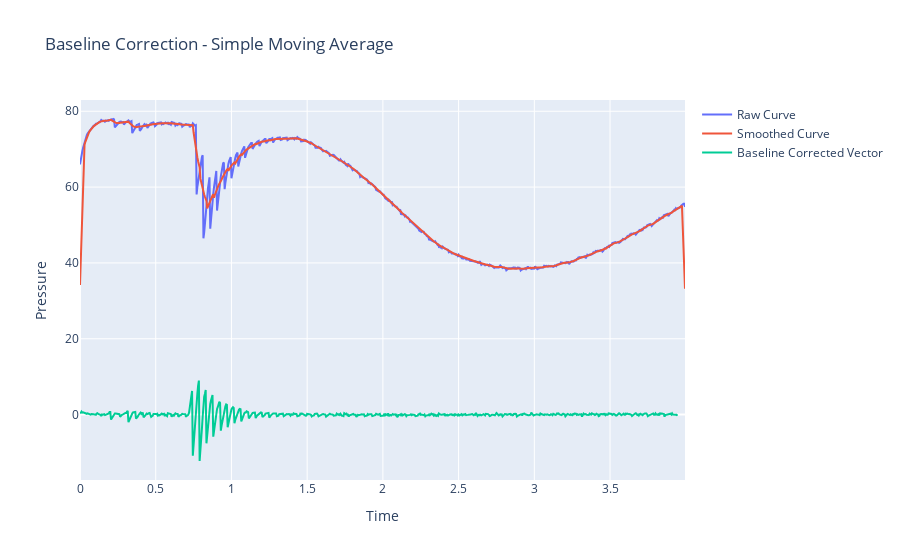

The notebook cell this image was saved under:
### Code cell
"""
1. Simple Moving Average
- smoothed version of the original signal, with each point replaced by the average of itself and its <window_size - 1> nearest neighbors
- this smoothed vector is then subtracted from the original pressure vector to obtain the baseline corrected vector while retaining noise
"""
# window_size = self.parameters["period"] if self.parameters["period"] % 2 != 0 else self.parameters["period"] - 1
window_size = 10
edges = window_size // 2
smoothed_vector = np.convolve(pressure_vector, np.ones(window_size) / window_size, mode='same')
# baseline correction by subtracting the smoothed vector from the original pressure vector
baseline_corrected_vector = pressure_vector - smoothed_vector
# Remove the elements from the beginning and end to avoid edge effects. Typically <window_size // 2>
baseline_corrected_vector = baseline_corrected_vector[edges:-edges]
# featrawi["pressure_baseline_corrected"] = baseline_corrected_vector
fig = go.Figure()
fig.add_trace(go.Scatter(x=time, y=pressure_vector, mode='lines', name='Raw Curve'))
fig.add_trace(go.Scatter(x=time, y=smoothed_vector, mode='lines', name='Smoothed Curve'))
fig.add_trace(go.Scatter(x=time, y=baseline_corrected_vector, mode='lines', name='Baseline Corrected Vector'))
fig.update_layout(title='Baseline Correction - Simple Moving Average', xaxis_title='Time', yaxis_title='Pressure')
fig.show()
fig.write_image("dev/figures/fig_baseline_correction_simple_moving_average.png", width=1100, height= 350, scale = 3)

### Figure 1 — Plotly figure (JSON) as saved in the notebook; plotly's stock layout.template omitted (floating-point values rounded to 4 significant figures; data arrays with more than 128 entries replaced by an {"elided": "..."} marker saying what was removed)
{"data": [{"mode": "lines", "name": "Raw Curve", "type": "scatter", "x": {"elided": "800 float values"}, "y": {"elided": "800 float values"}}, {"mode": "lines", "name": "Smoothed Curve", "type": "scatter", "x": {"elided": "800 float values"}, "y": {"elided": "800 float values"}}, {"mode": "lines", "name": "Baseline Corrected Vector", "type": "scatter", "x": {"elided": "800 float values"}, "y": {"elided": "790 float values"}}], "layout": {"title": {"text": "Baseline Correction - Simple Moving Average"}, "xaxis": {"title": {"text": "Time"}}, "yaxis": {"title": {"text": "Pressure"}}}}
